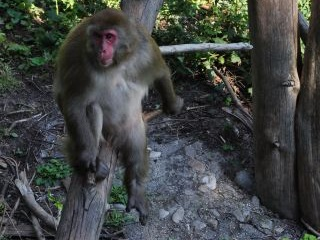
//> input picture baboon02.jpg, 320 x 240 px
$ ./OpenCV   (built with g++ and OpenCV 4)
//> lines starting //> are read from the running program, lines starting //| are printed output that depends on the picture
#include <iostream>
#include <opencv2/opencv.hpp>
#include <opencv2/core/core.hpp>
#include <opencv2/highgui/highgui.hpp>
#include <opencv2/imgproc/imgproc.hpp>


void onMouse(int event, int x, int y, int flags, void* param)
{
    cv::Mat *im = reinterpret_cast<cv::Mat*>(param);

    switch(event)
    {
        case cv::EVENT_LBUTTONDOWN:
            // Affiche la valeur du pixel au clic gauche
            std::cout << "A la position (" << x << ", " << y << ") la valeur est " << static_cast<int>(im->at<uchar>(cv::Point(x, y))) << std::endl;
        break;
    }
}


int main()
{
    // Lecture d'une image---------------------------------
    cv::Mat image;

    image = cv::imread("baboon02.jpg", cv::IMREAD_COLOR);
//> image is the input picture: 240 rows x 320 cols, CV_8UC3; mean B, G, R 66.3, 67.5, 64.1

    std::cout << "Cette image est de taille " << image.rows << " x " << image.cols << std::endl;
//| Cette image est de taille 240 x 320

    if(image.empty())
    {
        std::cout << "Impossible de charger l'image" << std::endl;
        return 0;
    }

    // Affichage de l'image---------------------------------
    cv::namedWindow("Image");
    cv::imshow("Image", image);

    // Attente d'un clic gauche pour afficher la valeur du pixel
    cv::setMouseCallback("Image", onMouse, reinterpret_cast<void*>(&image));

    // Enregistrement de l'image---------------------------
    cv::Mat result;
    cv::flip(image, result, 1); // 1 pour flip horizontal, 0 pour flip vertical
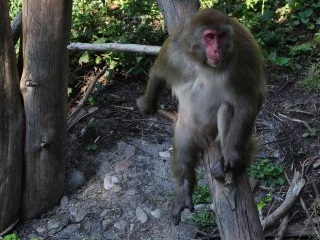
//> result: 240 rows x 320 cols, CV_8UC3; mean B, G, R 66.3, 67.5, 64.1

    cv::imwrite("baboon02_flip.jpg", result);

    // Dessin d'un cercle avec un texte--------------------
    cv::circle(image, cv::Point(image.cols/2, image.rows/2), 100, cv::Scalar(0, 0, 255), 2); // Dessine un cercle rouge de rayon 100, épaisseur 2, centré au milieu de l'image

    cv::putText(image, "Cercle", cv::Point(10, 30), cv::FONT_HERSHEY_PLAIN, 1, cv::Scalar(255, 0, 0), 2); // Ecrit "Cercle" en bleu en haut à gauche
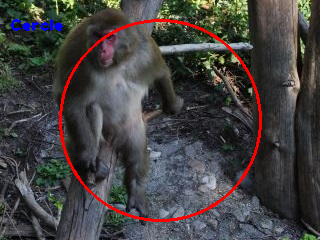
//> image: 240 rows x 320 cols, CV_8UC3; mean B, G, R 65.5, 65.7, 68.5

    cv::imshow("Dessin d'un cercle avec un texte", image);

    // Attente d'une touche pour fermer les fenêtres-------
    cv::waitKey(0);
    cv::destroyWindow("Image");

    return 0;
}

$ run again, with puppy.bmp saved as baboon02.jpg
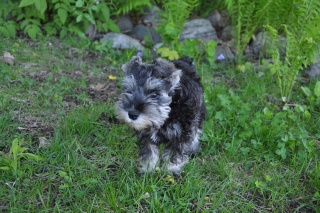
//> input picture puppy.bmp, 320 x 213 px
//> image is the input picture: 213 rows x 320 cols, CV_8UC3; mean B, G, R 73.9, 106.4, 77.2
//| Cette image est de taille 213 x 320
//> `cv::flip(image, result, 1);`:
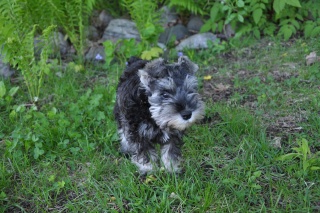
//> result: 213 rows x 320 cols, CV_8UC3; mean B, G, R 73.9, 106.4, 77.2
//> `cv::putText(image, "Cercle", cv::Point(10, 30), cv::FONT_HERSHEY_PLAIN..`:
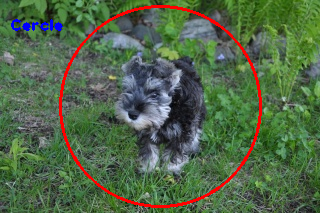
//> image: 213 rows x 320 cols, CV_8UC3; mean B, G, R 72.8, 103.2, 81.7
